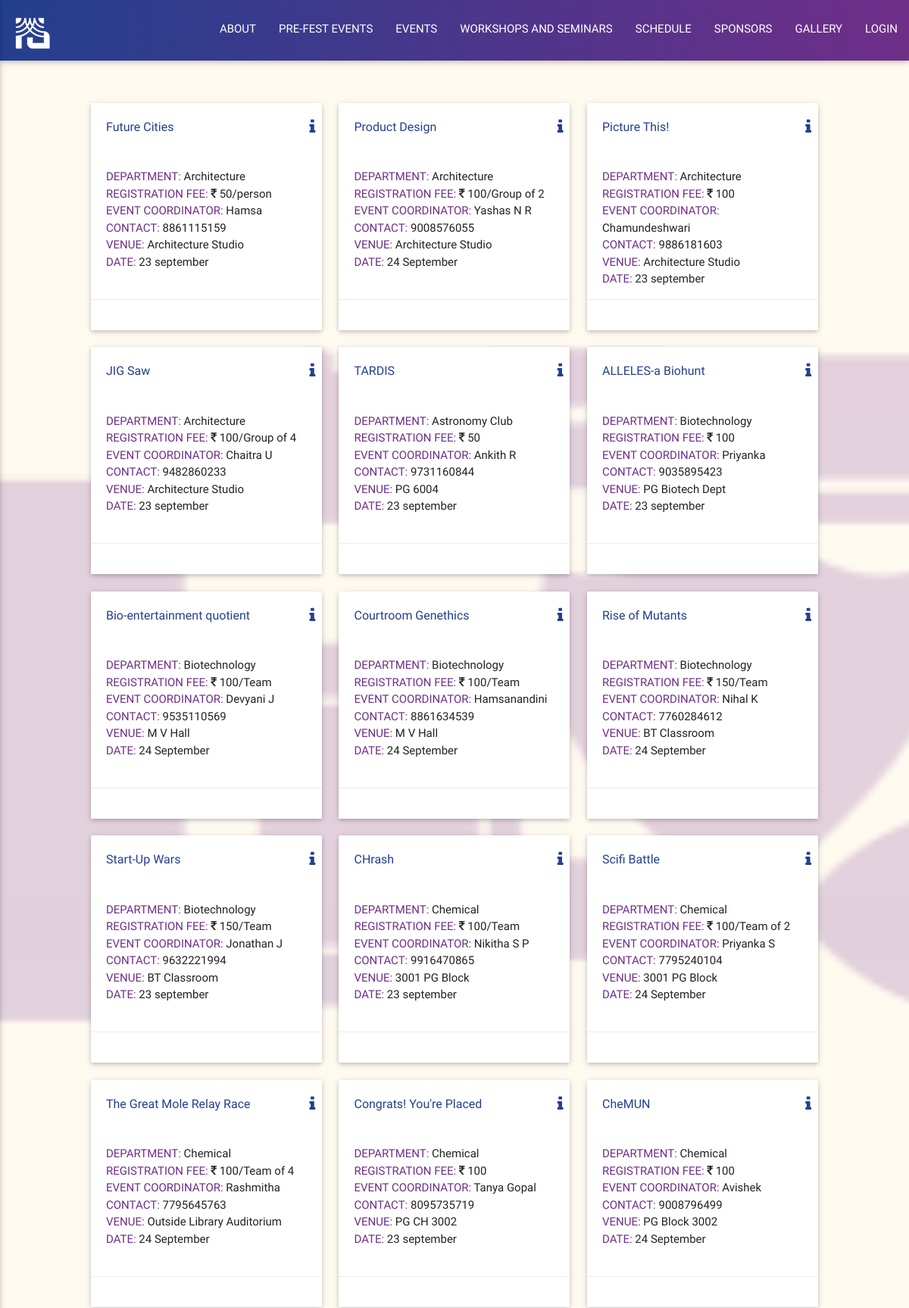
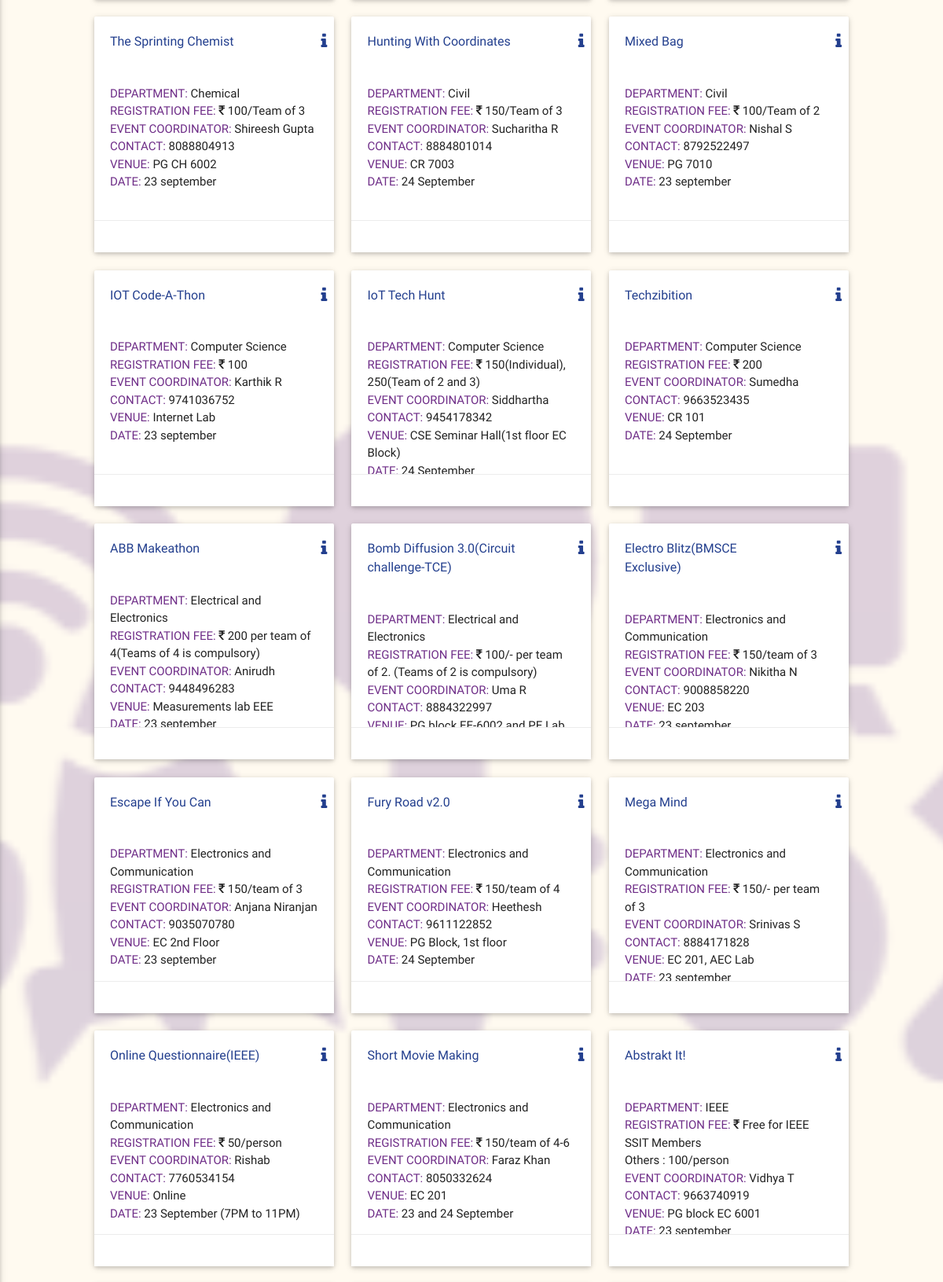
Screenshot of /events.php (upper part) with the database file from the repository (2 pictures, top to bottom).
### tables this page shows
CREATE TABLE `events` (
  `ID` int(11) DEFAULT NULL,
  `EventName` varchar(255) NOT NULL,
  `RegFee` varchar(255) NOT NULL,
  `First` varchar(255) NOT NULL,
  `Second` varchar(255) NOT NULL,
  `Coordinator` varchar(255) NOT NULL,
  `Contact` varchar(255) NOT NULL,
  `Description` text NOT NULL,
  `Venue` varchar(255) NOT NULL,
  `Date` varchar(255) NOT NULL,
  `Type` varchar(255) NOT NULL,
  `Department` varchar(255) NOT NULL
);

### events.php (the view, shortened to what this page needs)
<?php
function eventDiv($event,$userEventsList)
{
$format = '<div class="col s12 m12 l4">
  <div class="card small sticky-action event-card">
    <div class="card-content">
      <div class="activator grey-text text-darken-4 row">
        <div class="col l10 m10 s10">
          <span class="event-head">'.$event[1].'</span>
        </div>
        <div class="event-info">
          <i class="fa fa-info right event-info-icon" aria-hidden="true"></i>
        </div>
      </div>
      <div class="row">
        <div class="col l12 m12 s12">
            <br>
            <span class="event-desc">DEPARTMENT:</span> '.$event[11].'<br>
            <span class="event-desc">REGISTRATION FEE:</span> <i class="fa fa-inr" aria-hidden="true"></i> '.$event[2].'<br>
            <span class="event-desc">EVENT COORDINATOR:</span> '.$event[5].'<br>
            <span class="event-desc">CONTACT:</span> '.$event[6].'<br>
            <span class="event-desc">VENUE:</span> '.$event[8].'<br>
            <span class="event-desc">DATE:</span> '.$event[9].'
        </div>
      </div>
    </div>
    <div class="card-action card-grad">';
    $format.='</div>
    <div class="card-reveal">
      <span class="card-title grey-text text-darken-4">RULES:<i class="fa fa-times right event-info-icon" aria-hidden="true"></i></span>
      <p>'.$event[7].'</p>';
      if ($event[3] != 'Nil') {
        $format .= '<span class="event-desc">FIRST PLACE:</span> <i class="fa fa-inr" aria-hidden="true"></i> '.$event[2].'<br>';
      }
      if ($event[4] != 'Nil') {
        $format .=  '<span class="event-desc">SECOND PLACE:</span> <i class="fa fa-inr" aria-hidden="true"></i> '.$event[3].'<br>';
      }
      $format .= '</div></div></div>';
      return $format;
}
 ?>
<!DOCTYPE html>
<html>
  <head>
    <link rel="stylesheet" href="./css/materialize.min.css">
    <link rel="stylesheet" href="./css/common.css">
    <link rel="stylesheet" href="./css/font-awesome.min.css" media="screen" title="no title" charset="utf-8">
  </head>
  <body>
    <?php include 'header.php'; ?>
    <div class="container pre-container">
      <div class="row row-cards">
        <?php
            $conn = new PDO("mysql:host=localhost;dbname=ps2016","bmscehosting","webAdminps2016");
            $conn->setAttribute(PDO::ATTR_ERRMODE,PDO::ERRMODE_EXCEPTION);
            $stmt = $conn->prepare('SELECT * FROM events WHERE Type = :Type ORDER BY id' );
            $stmt->execute(array(
              'Type'   =>   'Event'
            ));
            $row = $stmt->fetchAll();
            $userEventsList=array();
            $userEventsList = array_values($userEventsList);
            foreach ($row as $event) {
              echo eventDiv($event,$userEventsList);
            }
         ?>
       </div>
    </div>
  </body>
</html>

### css/common.css (style rules this page uses)
body { overflow-x: hidden; }
.event-desc { color: rgb(111,46,136); }
.event-head { color: rgb(35,63,142); font-size: 16px; }
.event-info { color: rgb(35,63,142); font-size: 22px; }
body { font-family: 'Roboto', 'Helvetica Neue', Arial, sans-serif; background: floralwhite; }
.row-cards { margin-top: 5%; }
.pre-container { width: 80%; }

### rows the page displays
events: EventName "Future Cities", Department "Architecture", RegFee "50/person", Coordinator "Hamsa", Contact "8861115159", Venue "Architecture Studio", Date "23 september"
events: EventName "Product Design", Department "Architecture", RegFee "100/Group of 2", Coordinator "Yashas N R", Contact "9008576055", Venue "Architecture Studio", Date "24 September"
events: EventName "Picture This!", Department "Architecture", RegFee "100", Coordinator "Chamundeshwari", Contact "9886181603", Venue "Architecture Studio", Date "23 september"
events: EventName "JIG Saw", Department "Architecture", RegFee "100/Group of 4", Coordinator "Chaitra U", Contact "9482860233", Venue "Architecture Studio", Date "23 september"
events: EventName "TARDIS", Department "Astronomy Club", RegFee "50", Coordinator "Ankith R", Contact "9731160844", Venue "PG 6004", Date "23 september"
events: EventName "ALLELES-a Biohunt", Department "Biotechnology", RegFee "100", Coordinator "Priyanka", Contact "9035895423", Venue "PG Biotech Dept", Date "23 september"
events: EventName "Bio-entertainment quotient", Department "Biotechnology", RegFee "100/Team", Coordinator "Devyani J", Contact "9535110569", Venue "M V Hall", Date "24 September"
events: EventName "Courtroom Genethics", Department "Biotechnology", RegFee "100/Team", Coordinator "Hamsanandini", Contact "8861634539", Venue "M V Hall", Date "24 September"
events: EventName "Rise of Mutants", Department "Biotechnology", RegFee "150/Team", Coordinator "Nihal K", Contact "7760284612", Venue "BT Classroom", Date "24 September"
events: EventName "Start-Up Wars", Department "Biotechnology", RegFee "150/Team", Coordinator "Jonathan J", Contact "9632221994", Venue "BT Classroom", Date "23 september"
events: EventName "CHrash", Department "Chemical", RegFee "100/Team", Coordinator "Nikitha S P", Contact "9916470865", Venue "3001 PG Block", Date "23 september"
events: EventName "Scifi Battle", Department "Chemical", RegFee "100/Team of 2", Coordinator "Priyanka S", Contact "7795240104", Venue "3001 PG Block", Date "24 September"
events: EventName "The Great Mole Relay Race", Department "Chemical", RegFee "100/Team of 4", Coordinator "Rashmitha", Contact "7795645763", Venue "Outside Library Auditorium", Date "24 September"
events: EventName "Congrats! You're Placed", Department "Chemical", RegFee "100", Coordinator "Tanya Gopal", Contact "8095735719", Venue "PG CH 3002", Date "23 september"
events: EventName "CheMUN", Department "Chemical", RegFee "100", Coordinator "Avishek", Contact "9008796499", Venue "PG Block 3002", Date "24 September"
events: EventName "The Sprinting Chemist", Department "Chemical", RegFee "100/Team of 3", Coordinator "Shireesh Gupta", Contact "8088804913", Venue "PG CH 6002", Date "23 september"
events: EventName "Hunting With Coordinates", Department "Civil", RegFee "150/Team of 3", Coordinator "Sucharitha R", Contact "8884801014", Venue "CR 7003", Date "24 September"
events: EventName "Mixed Bag", Department "Civil", RegFee "100/Team of 2", Coordinator "Nishal S", Contact "8792522497", Venue "PG 7010", Date "23 september"
events: EventName "IOT Code-A-Thon", Department "Computer Science", RegFee "100", Coordinator "Karthik R", Contact "9741036752", Venue "Internet Lab", Date "23 september"
events: EventName "IoT Tech Hunt", Department "Computer Science", RegFee "150(Individual), 250(Team of 2 and 3)", Coordinator "Siddhartha", Contact "9454178342", Venue "CSE Seminar Hall(1st floor EC Block)", Date "24 September"
events: EventName "Techzibition", Department "Computer Science", RegFee "200", Coordinator "Sumedha", Contact "9663523435", Venue "CR 101", Date "24 September"
events: EventName "ABB Makeathon", Department "Electrical and Electronics", RegFee "200 per team of 4(Teams of 4 is compulsory)", Coordinator "Anirudh", Contact "9448496283", Venue "Measurements lab EEE", Date "23 september"
events: EventName "Bomb Diffusion 3.0(Circuit challenge-TCE)", Department "Electrical and Electronics", RegFee "100/- per team of 2. (Teams of 2 is compulsory)", Coordinator "Uma R", Contact "8884322997", Venue "PG block EE-6002 and PE Lab"
events: EventName "Electro Blitz(BMSCE Exclusive)", Department "Electronics and Communication", RegFee "150/team of 3", Coordinator "Nikitha N", Contact "9008858220", Venue "EC 203", Date "23 september"
events: EventName "Escape If You Can", Department "Electronics and Communication", RegFee "150/team of 3", Coordinator "Anjana Niranjan", Contact "9035070780", Venue "EC 2nd Floor", Date "23 september"
events: EventName "Fury Road v2.0", Department "Electronics and Communication", RegFee "150/team of 4", Coordinator "Heethesh", Contact "9611122852", Venue "PG Block, 1st floor", Date "24 September"
events: EventName "Mega Mind", Department "Electronics and Communication", RegFee "150/- per team of 3", Coordinator "Srinivas S", Contact "8884171828", Venue "EC 201, AEC Lab", Date "23 september"
events: EventName "Online Questionnaire(IEEE)", Department "Electronics and Communication", RegFee "50/person", Coordinator "Rishab", Contact "7760534154", Venue "Online", Date "23 September (7PM to 11PM)"
events: EventName "Short Movie Making", Department "Electronics and Communication", RegFee "150/team of 4-6", Coordinator "Faraz Khan", Contact "8050332624", Venue "EC 201", Date "23 and 24 September"
events: EventName "Abstrakt It!", Department "IEEE", RegFee "Free for IEEE SSIT Members Others : 100/person", Coordinator "Vidhya T", Contact "9663740919", Venue "PG block EC 6001", Date "23 september"
